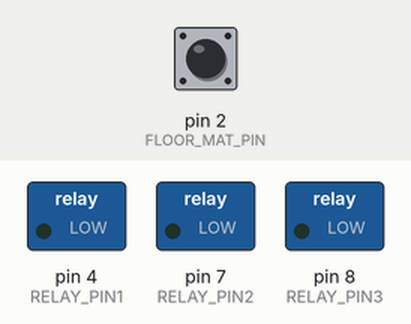
This sketch was run on a simulated Arduino Uno, built with avr-gcc and run on an emulated ATmega328P. Parts: switched loads named in the sketch (green lamp = pin HIGH). The test bench sets the inputs (shaded band); at power-on: pin 2 (FLOOR_MAT_PIN) HIGH.

Above: at 1.2 s.
1.3 s: pin 2 (FLOOR_MAT_PIN) pulled LOW for 0.15 s
At 1.37 s:
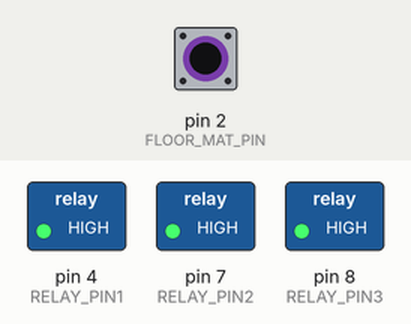
2.9 s: pin 2 (FLOOR_MAT_PIN) pulled LOW for 3.2 s
At 7.3 s:
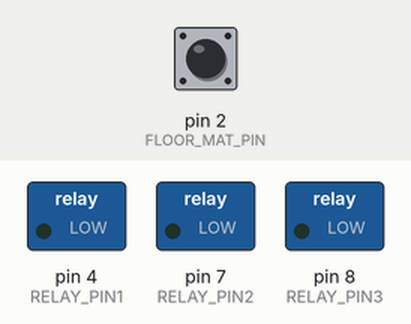
Timing chart, 0 to 8.8 s (numbered marks = the images above; inputs shaded):
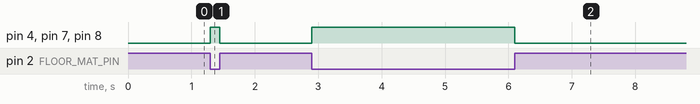

The sketch:

floorMat_direct.ino
```cpp
// (licence header left out)
//Pin numbers for Digital I/O
#define FLOOR_MAT_PIN 2
#define RELAY_PIN1 4
#define RELAY_PIN2 7
#define RELAY_PIN3 8

int floorMatState; //whether the floor mat is being read as inactive(high) or active (low)

void setup()
{
  pinMode(RELAY_PIN1, OUTPUT);  //set the pin to output for the relay
  pinMode(RELAY_PIN2, OUTPUT);  //set the pin to output for the relay. You can remove this line if you are only using  one relay
  pinMode(RELAY_PIN3, OUTPUT);  //set the pin to output for the relay . You can remove this line if you are only using one or two relays
  pinMode(FLOOR_MAT_PIN, INPUT_PULLUP);  //the floor mat is connected directly to the arduino, so it needs to be setup as an input with a pullup resistor. This means that the mat will normally read as HIGH and only return a LOW when the mat is activated
}


void loop()
{
  floorMatState = digitalRead(FLOOR_MAT_PIN);  //read the current state of the floor mat
  floorMatState = !floorMatState;              //use the ! operator to invert the floor mat state. HIGH becomes LOW and LOW becomes HIGH
  digitalWrite(RELAY_PIN1, floorMatState);     //write the new inverted floor mat state to the relay
  digitalWrite(RELAY_PIN2, floorMatState);     //write the new inverted floor mat state to the relay.  remove this line if you are only using 1 relay
  digitalWrite(RELAY_PIN3, floorMatState);     //write the new inverted floor mat state to the relay.  remove this line if you are only using 1 or 2 relays

}
```

Measured:
- after the input at 1.3 s, pin 4 (RELAY_PIN1), pin 7 (RELAY_PIN2), pin 8 (RELAY_PIN3): LOW → HIGH at once, → LOW 0.15 s later
- after the input at 2.9 s, pin 4 (RELAY_PIN1), pin 7 (RELAY_PIN2), pin 8 (RELAY_PIN3): LOW → HIGH at once, → LOW 3.2 s later
